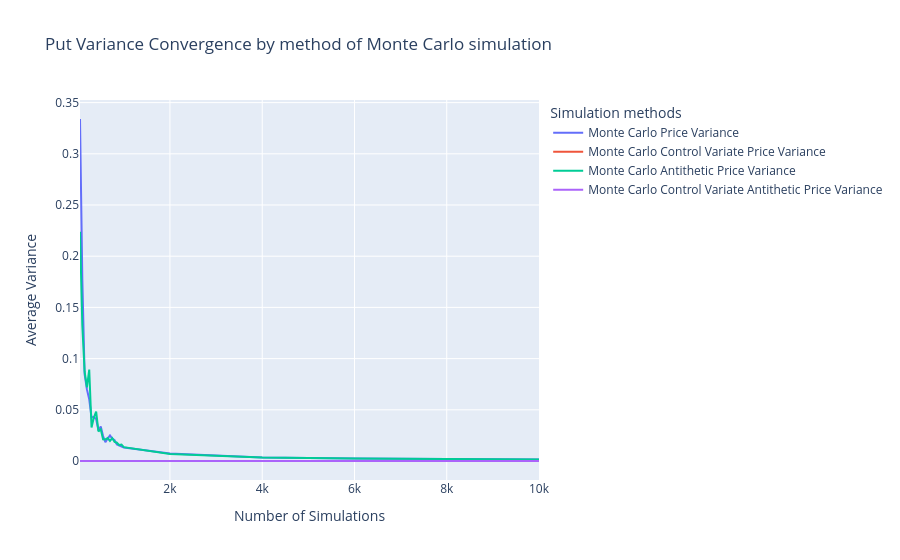

Notebook cell for this chart:
### Code cell
fig = go.Figure()

# Courbe 1 : Moyenne
fig.add_trace(go.Scatter(
    x=df_put_mc.index,
    y=df_put_mc["var_normalized"],
    mode='lines',
    name='Monte Carlo Price Variance'
))

fig.add_trace(go.Scatter(
    x=df_put_mc_cv.index,
    y=df_put_mc_cv["var_normalized"],
    mode='lines',
    name='Monte Carlo Control Variate Price Variance'
))

fig.add_trace(go.Scatter(
    x=df_put_mc_an.index,
    y=df_put_mc_an["var_normalized"],
    mode='lines',
    name='Monte Carlo Antithetic Price Variance'
))

fig.add_trace(go.Scatter(
    x=df_put_mc_an_cv.index,
    y=df_put_mc_an_cv["var_normalized"],
    mode='lines',
    name='Monte Carlo Control Variate Antithetic Price Variance'
))

fig.update_layout(
    title="Put Variance Convergence by method of Monte Carlo simulation",
    xaxis_title="Number of Simulations",
    yaxis_title="Average Variance",
    legend_title="Simulation methods"
)

fig.show()

### Figure 1 — Plotly figure (JSON) as saved in the notebook; plotly's stock layout.template omitted (floating-point values rounded to 4 significant figures)
{"data": [{"mode": "lines", "name": "Monte Carlo Price Variance", "type": "scatter", "x": [50, 100, 150, 200, 250, 300, 350, 400, 450, 500, 550, 600, 650, 700, 750, 800, 850, 900, 950, 1000, 2000, 4000, 6000, 8000, 10000], "y": [0.334, 0.1777, 0.08473, 0.06993, 0.06026, 0.04254, 0.04294, 0.04095, 0.02975, 0.03374, 0.02434, 0.01833, 0.02194, 0.02496, 0.02178, 0.02033, 0.01611, 0.01503, 0.01416, 0.01324, 0.007259, 0.0035, 0.002463, 0.001914, 0.001439]}, {"mode": "lines", "name": "Monte Carlo Control Variate Price Variance", "type": "scatter", "x": [50, 100, 150, 200, 250, 300, 350, 400, 450, 500, 550, 600, 650, 700, 750, 800, 850, 900, 950, 1000, 2000, 4000, 6000, 8000, 10000], "y": [1.006e-33, 4.93e-34, 2.96e-33, 9.873e-34, 1.775e-33, 6.574e-34, 5.635e-34, 1.233e-34, 1.096e-34, 8.875e-34, 3.586e-34, 8.231e-35, 7.597e-35, 7.053e-35, 6.574e-35, 6.163e-35, 5.8e-35, 2.191e-34, 5.195e-35, 1.973e-34, 2.219e-34, 4.931e-35, 3.287e-35, 5.547e-35, 4.931e-36]}, {"mode": "lines", "name": "Monte Carlo Antithetic Price Variance", "type": "scatter", "x": [50, 100, 150, 200, 250, 300, 350, 400, 450, 500, 550, 600, 650, 700, 750, 800, 850, 900, 950, 1000, 2000, 4000, 6000, 8000, 10000], "y": [0.2239, 0.1326, 0.08741, 0.07201, 0.08922, 0.0328, 0.04235, 0.04822, 0.02888, 0.03089, 0.02123, 0.02103, 0.02236, 0.01957, 0.02237, 0.01873, 0.01786, 0.01555, 0.01608, 0.0135, 0.006767, 0.003411, 0.002505, 0.001805, 0.00149]}, {"mode": "lines", "name": "Monte Carlo Control Variate Antithetic Price Variance", "type": "scatter", "x": [50, 100, 150, 200, 250, 300, 350, 400, 450, 500, 550, 600, 650, 700, 750, 800, 850, 900, 950, 1000, 2000, 4000, 6000, 8000, 10000], "y": [1.006e-33, 4.93e-34, 2.96e-33, 9.873e-34, 1.775e-33, 6.574e-34, 5.635e-34, 1.233e-34, 1.096e-34, 8.875e-34, 3.586e-34, 8.231e-35, 7.597e-35, 7.053e-35, 6.574e-35, 6.163e-35, 5.8e-35, 2.191e-34, 5.195e-35, 1.973e-34, 2.219e-34, 4.931e-35, 3.287e-35, 5.547e-35, 4.931e-36]}], "layout": {"legend": {"title": {"text": "Simulation methods"}}, "title": {"text": "Put Variance Convergence by method of Monte Carlo simulation"}, "xaxis": {"title": {"text": "Number of Simulations"}}, "yaxis": {"title": {"text": "Average Variance"}}}}
